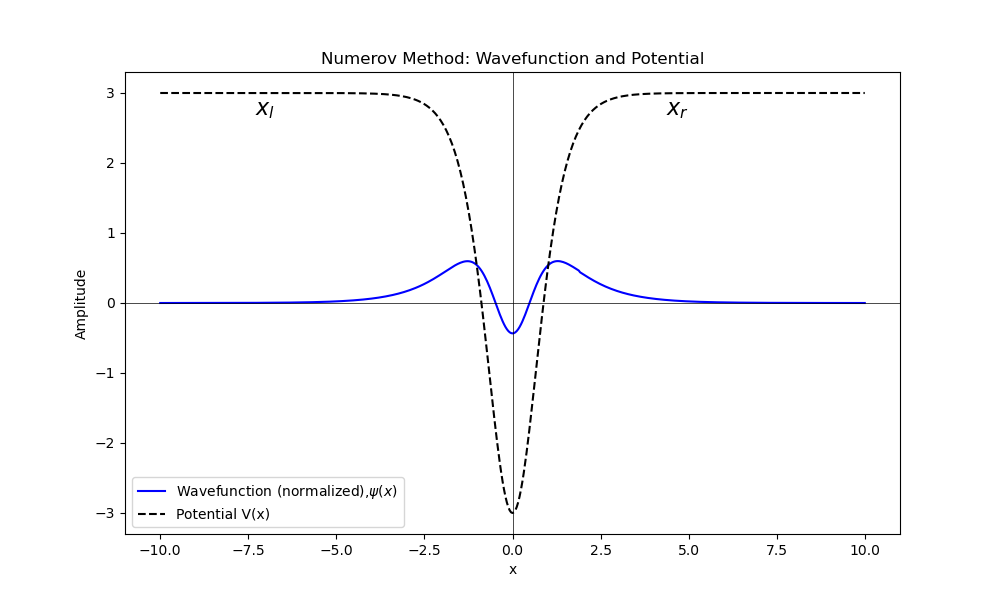

The Python source for this figure:
#An example of solving the eigenvalue problem of the 1D Schrödinger equation 
# using the Numerov method and the secant method for root finding.
#Based on Tao Pang Computational Physics 2nd edition, 2004

import numpy as np
import matplotlib.pyplot as plt

# Constants
N = 501
M = 5
IMAX = 100
DL = 1.0e-6
H2M = 0.5
EA = 2.4
EB = 2.7
E0 = EA
E1 = EB
XL0 = -10.0
XR0 = 10.0
H = (XR0 - XL0) / (N - 1)
C = 1.0 / H2M

# Initialize arrays
UL = np.zeros(N)
UR = np.zeros(N)
QL = np.zeros(N)
QR = np.zeros(N)
R = np.zeros(N)

# Initial conditions
UL[0] = 0.0
UL[1] = 0.01
UR[0] = 0.0
UR[1] = 0.01

def VX(x):
    A = 1.0
    B = 4.0
    return 3.0 - A**2 * B * (B - 1.0) / (np.cosh(A*x)**2) / 2.0

def NMRV2(N, H, Q, S, U):
    G = H*H / 12.0
    for i in range(1, N-1):
        C0 = 1.0 + G * Q[i-1]
        C1 = 2.0 - 10.0 * G * Q[i]
        C2 = 1.0 + G * Q[i+1]
        D = G * (S[i+1] + S[i-1] + 10.0 * S[i])
        UTMP = C1 * U[i] - C0 * U[i-1] + D
        U[i+1] = UTMP / C2

def compute_F(E):
 #   Compute F(E) for a given trial energy E.
    for i in range(N):
        XL = XL0 + i * H
        XR = XR0 - i * H
        QL[i] = C * (E - VX(XL))
        QR[i] = C * (E - VX(XR))
        R[i] = 0.0

    # Find matching point
    IM = 0
    for i in range(N-1):
        if (QL[i] * QL[i+1] <= 0) and (QL[i] > 0):
            IM = i

    NL = IM + 1
    NR = N - IM + 2

    UL[0] = 0.0
    UL[1] = 0.01
    UR[0] = 0.0
    UR[1] = 0.01

    NMRV2(NL, H, QL, R, UL)
    NMRV2(NR, H, QR, R, UR)

    FACT = UR[NR-2] / UL[IM]
    UL[:NL] = FACT * UL[:NL]

    F = (UR[NR-1] + UL[NL-1] - UR[NR-3] - UL[NL-3]) / (2.0 * H * UR[NR-2])
    return F, IM

# Compute initial F0 and F1
F0, _ = compute_F(E0)
F1, _ = compute_F(E1)

ISTEP = 0

# Secant method loop
while abs(E1 - E0) > DL and ISTEP < IMAX:
    E2 = E1 - F1 * (E1 - E0) / (F1 - F0)

    # Update old values
    E0, E1 = E1, E2
    F0, F1 = F1, compute_F(E1)[0]

    ISTEP += 1

print(f"Converged after {ISTEP} steps.")
print(f"Eigenvalue E = {E1:.8f}")

# Now compute the final wavefunction
# (Same procedure as compute_F but now store the full wavefunction)

for i in range(N):
    XL = XL0 + i * H
    XR = XR0 - i * H
    QL[i] = C * (E1 - VX(XL))
    QR[i] = C * (E1 - VX(XR))
    R[i] = 0.0

IM = 0
for i in range(N-1):
    if (QL[i] * QL[i+1] <= 0) and (QL[i] > 0):
        IM = i

NL = IM + 1
NR = N - IM + 2

UL[0] = 0.0
UL[1] = 0.01
UR[0] = 0.0
UR[1] = 0.01

NMRV2(NL, H, QL, R, UL)
NMRV2(NR, H, QR, R, UR)

FACT = UR[NR-2] / UL[IM]
UL[:NL] = FACT * UL[:NL]

# Assemble full solution
for i in range(N):
    if i > IM:
        UL[i] = UR[N - i - 1]

# Normalize
SUM = np.sum(UL**2)
UL /= np.sqrt(H * SUM)

# X grid
x = np.linspace(XL0, XR0, N)
Vx = VX(x)

# Plotting
plt.figure(figsize=(10, 6))
plt.plot(x, UL, label='Wavefunction (normalized),$\psi(x)$', color='blue')
plt.plot(x, Vx, label='Potential V(x)', linestyle='dashed', color='black')
plt.axhline(0, color='black', lw=0.5)
plt.axvline(x=0, color='black', lw=0.5)
plt.text(-7.31,2.679,'$x_l$',fontsize=16)
plt.text(4.37,2.679,'$x_r$',fontsize=16)
plt.title('Numerov Method: Wavefunction and Potential')
plt.xlabel('x')
plt.ylabel('Amplitude')
plt.legend()
plt.savefig('numerov_schrodinger.png')
plt.show()
